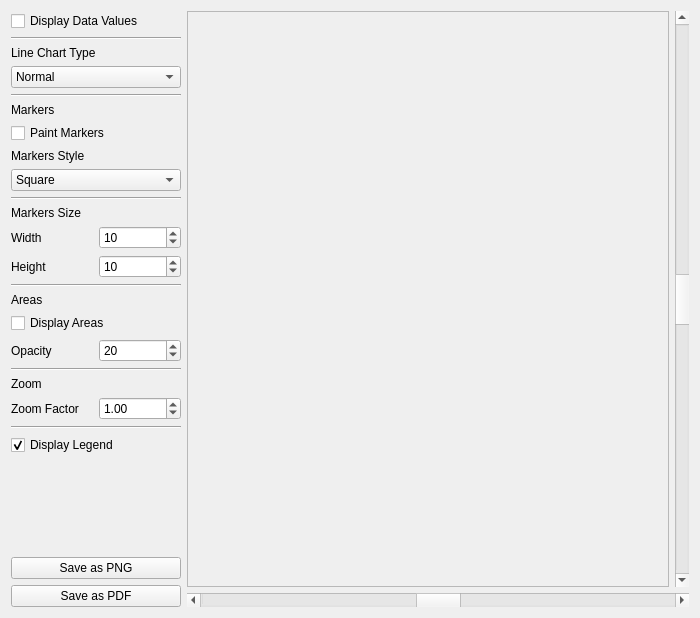
<?xml version="1.0" encoding="UTF-8"?>
<ui version="4.0">
 <class>MainWindow</class>
 <widget class="QWidget" name="MainWindow">
  <property name="geometry">
   <rect>
    <x>0</x>
    <y>0</y>
    <width>700</width>
    <height>618</height>
   </rect>
  </property>
  <property name="windowTitle">
   <string>KD Chart drawing into a foreign QPainter </string>
  </property>
  <property name="windowIcon">
   <iconset>
    <normaloff/>
   </iconset>
  </property>
  <layout class="QHBoxLayout" name="horizontalLayout_2">
   <item>
    <layout class="QVBoxLayout" name="verticalLayout">
     <item>
      <widget class="QCheckBox" name="paintValuesCB">
       <property name="text">
        <string>Display Data Values</string>
       </property>
      </widget>
     </item>
     <item>
      <widget class="Line" name="line_3">
       <property name="orientation">
        <enum>Qt::Horizontal</enum>
       </property>
      </widget>
     </item>
     <item>
      <layout class="QVBoxLayout">
       <property name="spacing">
        <number>6</number>
       </property>
       <property name="margin">
        <number>0</number>
       </property>
       <item>
        <widget class="QLabel" name="lineTypeLB">
         <property name="text">
          <string>Line Chart Type</string>
         </property>
        </widget>
       </item>
       <item>
        <widget class="QComboBox" name="lineTypeCB">
         <item>
          <property name="text">
           <string>Normal</string>
          </property>
         </item>
         <item>
          <property name="text">
           <string>Stacked</string>
          </property>
         </item>
         <item>
          <property name="text">
           <string>Percent</string>
          </property>
         </item>
        </widget>
       </item>
      </layout>
     </item>
     <item>
      <widget class="Line" name="line_2">
       <property name="orientation">
        <enum>Qt::Horizontal</enum>
       </property>
      </widget>
     </item>
     <item>
      <layout class="QVBoxLayout">
       <property name="spacing">
        <number>6</number>
       </property>
       <property name="margin">
        <number>0</number>
       </property>
       <item>
        <widget class="QLabel" name="markersLB">
         <property name="text">
          <string>Markers</string>
         </property>
        </widget>
       </item>
       <item>
        <widget class="QCheckBox" name="paintMarkersCB">
         <property name="text">
          <string>Paint Markers</string>
         </property>
        </widget>
       </item>
       <item>
        <widget class="QLabel" name="markersStyleLB">
         <property name="text">
          <string>Markers Style</string>
         </property>
        </widget>
       </item>
       <item>
        <widget class="QComboBox" name="markersStyleCB">
         <item>
          <property name="text">
           <string>Square</string>
          </property>
         </item>
         <item>
          <property name="text">
           <string>Map</string>
          </property>
         </item>
         <item>
          <property name="text">
           <string>Circle</string>
          </property>
         </item>
         <item>
          <property name="text">
           <string>Diamond</string>
          </property>
         </item>
         <item>
          <property name="text">
           <string>1 Pixel</string>
          </property>
         </item>
         <item>
          <property name="text">
           <string>4 Pixels</string>
          </property>
         </item>
         <item>
          <property name="text">
           <string>Ring</string>
          </property>
         </item>
         <item>
          <property name="text">
           <string>Cross</string>
          </property>
         </item>
         <item>
          <property name="text">
           <string>Fast Cross</string>
          </property>
         </item>
        </widget>
       </item>
      </layout>
     </item>
     <item>
      <widget class="Line" name="line_4">
       <property name="orientation">
        <enum>Qt::Horizontal</enum>
       </property>
      </widget>
     </item>
     <item>
      <layout class="QVBoxLayout">
       <property name="spacing">
        <number>6</number>
       </property>
       <property name="margin">
        <number>0</number>
       </property>
       <item>
        <widget class="QLabel" name="markersSizeLB">
         <property name="text">
          <string>Markers Size</string>
         </property>
        </widget>
       </item>
       <item>
        <layout class="QHBoxLayout">
         <property name="spacing">
          <number>6</number>
         </property>
         <property name="margin">
          <number>0</number>
         </property>
         <item>
          <layout class="QVBoxLayout">
           <property name="spacing">
            <number>6</number>
           </property>
           <property name="margin">
            <number>0</number>
           </property>
           <item>
            <widget class="QLabel" name="markersWidthLB">
             <property name="text">
              <string>Width</string>
             </property>
            </widget>
           </item>
           <item>
            <widget class="QLabel" name="markersHeightLB">
             <property name="text">
              <string>Height</string>
             </property>
            </widget>
           </item>
          </layout>
         </item>
         <item>
          <layout class="QVBoxLayout">
           <property name="spacing">
            <number>6</number>
           </property>
           <property name="margin">
            <number>0</number>
           </property>
           <item>
            <widget class="QSpinBox" name="markersWidthSB">
             <property name="value">
              <number>10</number>
             </property>
            </widget>
           </item>
           <item>
            <widget class="QSpinBox" name="markersHeightSB">
             <property name="value">
              <number>10</number>
             </property>
            </widget>
           </item>
          </layout>
         </item>
        </layout>
       </item>
      </layout>
     </item>
     <item>
      <widget class="Line" name="line_5">
       <property name="orientation">
        <enum>Qt::Horizontal</enum>
       </property>
      </widget>
     </item>
     <item>
      <layout class="QVBoxLayout">
       <property name="spacing">
        <number>6</number>
       </property>
       <property name="margin">
        <number>0</number>
       </property>
       <item>
        <widget class="QLabel" name="AreaChartLB">
         <property name="text">
          <string>Areas</string>
         </property>
        </widget>
       </item>
       <item>
        <widget class="QCheckBox" name="displayAreasCB">
         <property name="text">
          <string>Display Areas</string>
         </property>
        </widget>
       </item>
       <item>
        <layout class="QHBoxLayout">
         <property name="spacing">
          <number>6</number>
         </property>
         <property name="margin">
          <number>0</number>
         </property>
         <item>
          <widget class="QLabel" name="transparencyLB">
           <property name="text">
            <string>Opacity</string>
           </property>
          </widget>
         </item>
         <item>
          <widget class="QSpinBox" name="transparencySB">
           <property name="maximum">
            <number>255</number>
           </property>
           <property name="value">
            <number>20</number>
           </property>
          </widget>
         </item>
        </layout>
       </item>
      </layout>
     </item>
     <item>
      <widget class="Line" name="line">
       <property name="orientation">
        <enum>Qt::Horizontal</enum>
       </property>
      </widget>
     </item>
     <item>
      <layout class="QVBoxLayout">
       <property name="spacing">
        <number>6</number>
       </property>
       <property name="margin">
        <number>0</number>
       </property>
       <item>
        <widget class="QLabel" name="zoomingLB">
         <property name="text">
          <string>Zoom</string>
         </property>
        </widget>
       </item>
       <item>
        <layout class="QHBoxLayout">
         <property name="spacing">
          <number>6</number>
         </property>
         <property name="margin">
          <number>0</number>
         </property>
         <item>
          <widget class="QLabel" name="zoomFactorLB">
           <property name="text">
            <string>Zoom Factor</string>
           </property>
          </widget>
         </item>
         <item>
          <widget class="QDoubleSpinBox" name="zoomFactorSB">
           <property name="minimum">
            <double>0.010000000000000</double>
           </property>
           <property name="maximum">
            <double>9.900000000000000</double>
           </property>
           <property name="singleStep">
            <double>0.100000000000000</double>
           </property>
           <property name="value">
            <double>1.000000000000000</double>
           </property>
          </widget>
         </item>
        </layout>
       </item>
      </layout>
     </item>
     <item>
      <widget class="Line" name="line_6">
       <property name="orientation">
        <enum>Qt::Horizontal</enum>
       </property>
      </widget>
     </item>
     <item>
      <widget class="QCheckBox" name="paintLegendCB">
       <property name="text">
        <string>Display Legend</string>
       </property>
       <property name="checked">
        <bool>true</bool>
       </property>
      </widget>
     </item>
     <item>
      <spacer>
       <property name="orientation">
        <enum>Qt::Vertical</enum>
       </property>
       <property name="sizeHint" stdset="0">
        <size>
         <width>170</width>
         <height>16</height>
        </size>
       </property>
      </spacer>
     </item>
     <item>
      <widget class="QPushButton" name="savePB">
       <property name="text">
        <string>Save as PNG</string>
       </property>
      </widget>
     </item>
     <item>
      <widget class="QPushButton" name="savePDF">
       <property name="text">
        <string>Save as PDF</string>
       </property>
      </widget>
     </item>
    </layout>
   </item>
   <item>
    <layout class="QVBoxLayout" name="verticalLayout_2">
     <item>
      <layout class="QHBoxLayout" name="horizontalLayout">
       <item>
        <widget class="QSplitter" name="splitter">
         <property name="orientation">
          <enum>Qt::Horizontal</enum>
         </property>
         <widget class="QFrame" name="chartFrame">
          <property name="minimumSize">
           <size>
            <width>300</width>
            <height>400</height>
           </size>
          </property>
          <property name="frameShape">
           <enum>QFrame::StyledPanel</enum>
          </property>
          <property name="frameShadow">
           <enum>QFrame::Raised</enum>
          </property>
         </widget>
        </widget>
       </item>
       <item>
        <widget class="QScrollBar" name="vSBar">
         <property name="maximum">
          <number>999</number>
         </property>
         <property name="singleStep">
          <number>10</number>
         </property>
         <property name="pageStep">
          <number>100</number>
         </property>
         <property name="value">
          <number>500</number>
         </property>
         <property name="orientation">
          <enum>Qt::Vertical</enum>
         </property>
        </widget>
       </item>
      </layout>
     </item>
     <item>
      <widget class="QScrollBar" name="hSBar">
       <property name="maximum">
        <number>999</number>
       </property>
       <property name="singleStep">
        <number>10</number>
       </property>
       <property name="pageStep">
        <number>100</number>
       </property>
       <property name="value">
        <number>500</number>
       </property>
       <property name="orientation">
        <enum>Qt::Horizontal</enum>
       </property>
      </widget>
     </item>
    </layout>
   </item>
  </layout>
 </widget>
 <resources>
  <include location="DrawIntoPainter.qrc"/>
 </resources>
 <connections/>
</ui>
